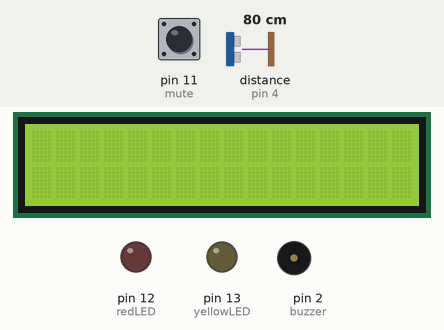
Recording of a sketch running on a simulated Arduino Uno, built with avr-gcc and run on an emulated ATmega328P. Shown: 16×2 character LCD, output pins drawn as LEDs (lit = HIGH), buzzer (waves = sounding). Inputs (shaded band) come from the test bench; at power-on: pin 11 (mute) LOW, distance to the obstacle (sensor on pin 4) 80 cm. The echo pulse lasts 58.3 µs per cm; pins used as bus, display or sensor lines are not drawn; what the sketch prints to the serial monitor is not drawn.

Above: at 1.2 s.
1.3 s: pin 11 (mute) driven HIGH
At 2.1 s:
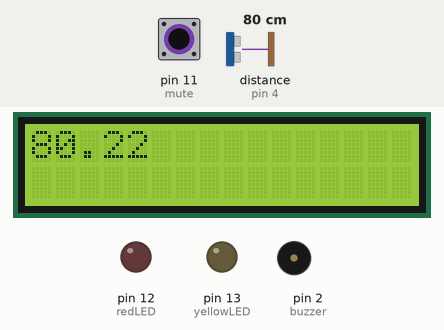
3.8 s: distance to the obstacle (sensor on pin 4) set to 53 cm
At 4.7 s:
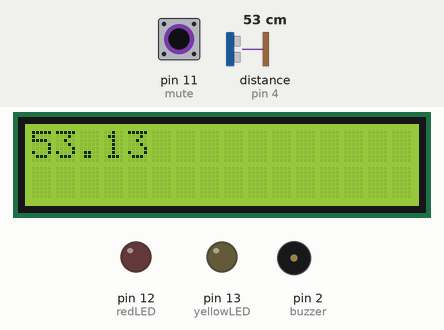
6.8 s: distance to the obstacle (sensor on pin 4) set to 45 cm
At 7.8 s:
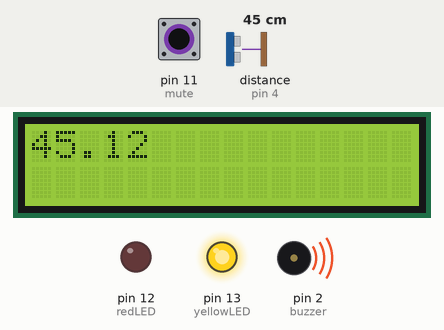
9.8 s: distance to the obstacle (sensor on pin 4) set to 11 cm
At 10.8 s:
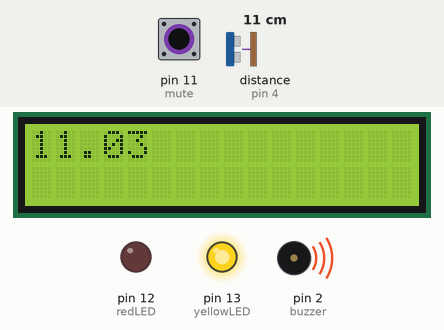
11.9 s: distance to the obstacle (sensor on pin 4) set to 8 cm
At 12.5 s:
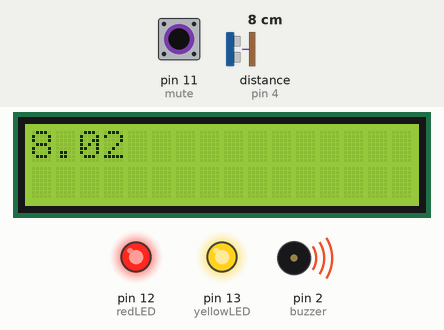
14.6 s: pin 11 (mute) pulsed LOW 2 times (0.12 s each, 0.3 s apart)
At 16.3 s:
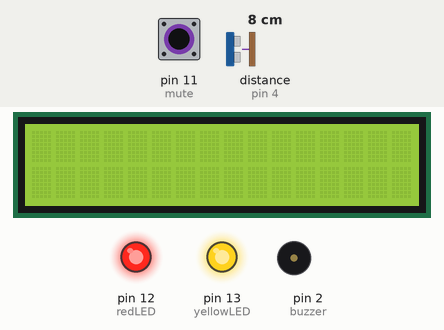
Timing chart, 0 to 17.7 s (numbered marks = the images above; inputs shaded):
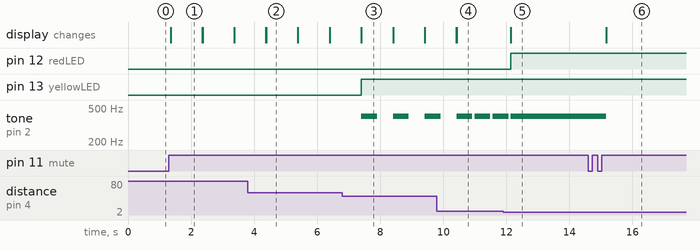

Measured:
- the behaviour switches between 50 and 49 cm on distance to the obstacle (sensor on pin 4) (found by bisection; images 2 and 3)
- the behaviour switches between 10 and 9 cm on distance to the obstacle (sensor on pin 4) (found by bisection; images 4 and 5)
- after the input at 1.3 s, the display: changes after 0.06 s (image 1)
- after the input at 3.8 s, the display: first differs from a run without the input after 0.58 s (image 2)
- after the input at 6.8 s, pin 13 (yellowLED): LOW → HIGH after 0.60 s; tone on pin 2 (buzzer): alternates 400 Hz for 0.50 s and silent for 0.51 s, starting after 0.60 s; the display: first differs from a run without the input after 0.60 s (image 3)
- after the input at 9.8 s, the display: first differs from a run without the input after 0.62 s (image 4)
- after the input at 11.9 s, pin 12 (redLED): LOW → HIGH after 0.25 s; tone on pin 2 (buzzer): goes on until 12.1 s, then stays 400 Hz; the display: changes after 0.25 s (image 5)
- after the input at 14.6 s, tone on pin 2 (buzzer): 400 Hz → silent after 0.58 s; the display: changes after 0.58 s (image 6)

The sketch:

distance_sensor.ino
```cpp
/*
This code is used to run a parking sensor. The sensor includes a buzzer and LEDS which are operated
accordingly to the distance of an object to the sensor, a mute button, an LCD displaying the distance
of an object from the sensor, and 2 potentiometers to control the buzzer volume and the LCD brightness.

Circuit connection:

Buzzer - connected between pin 2 and GND. A potentiometer is connected between GND and VDD, and the
middle leg is connected to the line between pin 2 and the buzzer.

Ultrasonic Sensor - VDD and GND accordingly. Trigger to pin 3 and echo to pin 4.

LEDS -
Green led: VDD -> 220 Ohm resistor -> green LED -> GND.
Red led: pin 13 -> 220 Ohm resistor -> red LED -> GND.
yellow led: pin 12 -> 220 Ohm resistor -> yellow LED -> GND.

LCD Screen -
VSS -> GND; VDD -> VDD ;V0 -> middle leg of potentiometer. Other legs are at VDD and GND accordingly.
RS -> pin 10; RW -> GND; E -> pin 9.
D4 -> pin 8; D5 -> pin 7; D6 -> pin 6; D7 -> pin 5.
A -> 220 Ohm resistor -> VDD; K -> GND.

Mute Button - upper leg to VDD, lower Leg to 10k Ohm resistor and than GND. Pin 11 in parallel to
the resistor.
*/

// include the liquid crystal library code
#include <LiquidCrystal.h>

// Initialize pins
const int buzzer = 2, trig = 3, echo = 4, d7 = 5, d6 = 6, d5 = 7, d4 = 8, en = 9, rs = 10, mute = 11, redLED = 12, yellowLED = 13;

// initialize the library by associating any needed LCD interface pin with the arduino pin number it is connected to
LiquidCrystal lcd(rs, en, d4, d5, d6, d7);

// Set sensor parameters
int freq = 400, onTime = 500;
int offTime[] = { 500, 300, 200, 70, 1 };  // Closer distance -> smaller off time
long duration;                             // Duration of pulse
float distance;                            // Measured distance
float prox[] = { 50, 40, 30, 20, 10 };     // Important proximites that trigger the buzzer, you can change them for your needs
int numOfProx = sizeof(prox) / sizeof(prox[0]);
void buzzerOn(int delayTime, int freq);  // Buzzer activation function
bool isMuted = true;
int lastButtonState = LOW;  // Tracks the previous button state
int debounceDelay = 50;     // Debounce delay for the button

void setup() {
  Serial.begin(9600);  // Begin serial communication
  lcd.begin(16, 2);    // Set up the LCD's number of columns and rows:
  pinMode(buzzer, OUTPUT);
  pinMode(trig, OUTPUT);
  pinMode(echo, INPUT);
  pinMode(yellowLED, OUTPUT);
  pinMode(redLED, OUTPUT);
  pinMode(mute, INPUT);
}

void loop() {
  // Button edge detection for toggling mute
  int currentButtonState = digitalRead(mute);                  // Read the current button state
  if (currentButtonState == HIGH && lastButtonState == LOW) {  // Detect button press
    delay(debounceDelay);                                      // Debounce delay
    isMuted = !isMuted;                                        // Toggle the mute state
    Serial.println(isMuted ? "Muted" : "Unmuted");
  }
  lastButtonState = currentButtonState;  // Update the last button state

  if (!isMuted) {
    // Measure distance
    digitalWrite(trig, LOW);
    delayMicroseconds(2);
    digitalWrite(trig, HIGH);
    delayMicroseconds(10);
    digitalWrite(trig, LOW);

    duration = pulseIn(echo, HIGH);
    distance = duration * 0.0344 / 2;

    Serial.print("Distance: ");
    Serial.print(distance);
    Serial.println(" cm");

    // Set buzzer and LEDs according to distance
    for (int i = 0; i <= numOfProx - 2; i++) {
      if (distance <= prox[i] && distance >= prox[i + 1]) {
        lcd.print(distance);
        digitalWrite(yellowLED, HIGH);
        digitalWrite(redLED, LOW);
        buzzerOn(offTime[i], freq);
        lcd.clear();
      }
    }
    if (distance <= prox[numOfProx - 1]) {
      lcd.print(distance);
      digitalWrite(yellowLED, HIGH);
      digitalWrite(redLED, HIGH);
      buzzerOn(offTime[numOfProx - 1], freq);
      lcd.clear();
    } else if (distance >= prox[0]) {
      lcd.print(distance);
      digitalWrite(yellowLED, LOW);
      digitalWrite(redLED, LOW);
      delay(1000);
      lcd.clear();
    }
  }
}

// Define a function to turn on the buzzer at set rate and frequency
void buzzerOn(int rate, int freq) {
  tone(buzzer, freq);
  delay(onTime);
  noTone(buzzer);
  delay(rate);
}
```
